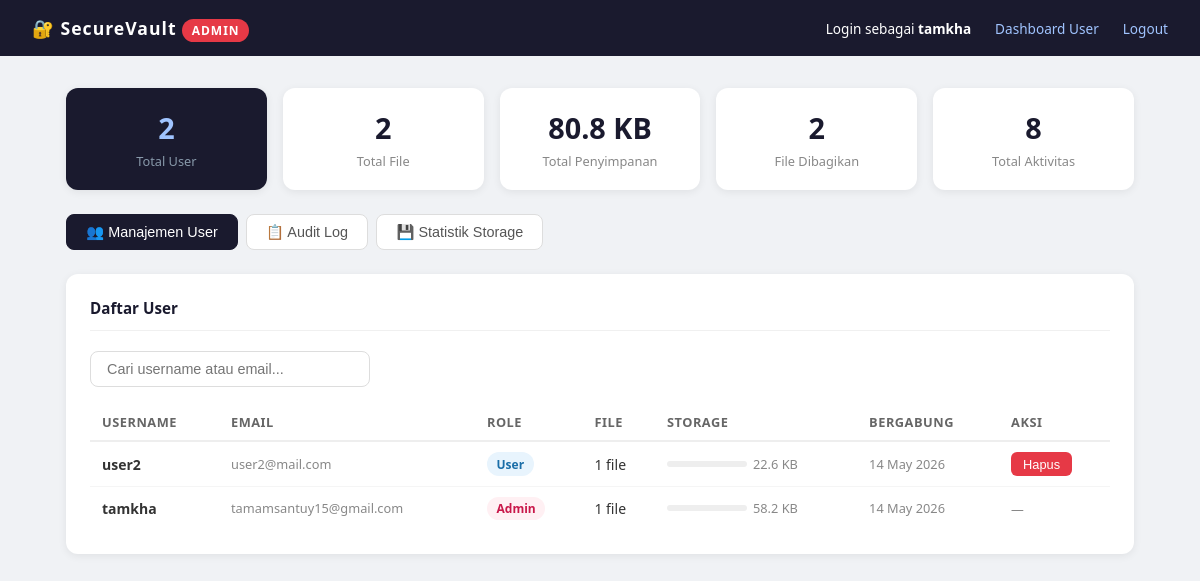
/admin/index.php (signed in), run on the app's committed database.
### tables this page shows
CREATE TABLE `users` (
  `id` int(11) NOT NULL,
  `username` varchar(50) NOT NULL,
  `email` varchar(100) NOT NULL,
  `is_admin` tinyint(1) DEFAULT 0,
  `password_hash` varchar(255) NOT NULL,
  `public_key` text NOT NULL,
  `private_key_enc` text NOT NULL,
  `created_at` timestamp NOT NULL DEFAULT current_timestamp()
);

### admin/index.php (the view, shortened to what this page needs)
<?php
$db = getDB();
$stats = $db->query('
    SELECT
        (SELECT COUNT(*) FROM users)                        AS total_users,
        (SELECT COUNT(*) FROM users WHERE is_admin = 1)    AS total_admins,
        (SELECT COUNT(*) FROM files)                        AS total_files,
        (SELECT COALESCE(SUM(file_size), 0) FROM files)    AS total_size,
        (SELECT COUNT(*) FROM file_shares)                  AS total_shares,
        (SELECT COUNT(*) FROM audit_logs)                   AS total_logs
')->fetch();
function formatSize(int $bytes): string {
    if ($bytes >= 1024)       return round($bytes/1024, 1)       . ' KB';
    return $bytes . ' B';
}
$users = $db->query('
    SELECT
        u.id, u.username, u.email, u.is_admin, u.created_at,
        COUNT(DISTINCT f.id)  AS file_count,
        COALESCE(SUM(f.file_size), 0) AS storage_used
    FROM users u
    LEFT JOIN files f ON f.owner_id = u.id
    GROUP BY u.id
    ORDER BY u.created_at DESC
')->fetchAll();
?>
<!DOCTYPE html>
<html lang="id">
<head>
</head>
<body>
<nav>
    <h1>🔐 SecureVault <span class="admin-badge">ADMIN</span></h1>
    <div class="nav-right">
        <span>Login sebagai <strong><?= htmlspecialchars($_SESSION['username']) ?></strong></span>
        <a href="/securevault/index.php">Dashboard User</a>
        <a href="/securevault/auth/logout.php">Logout</a>
    </div>
</nav>
<div class="container">
    <div class="stats-grid">
        <div class="stat-card accent">
            <div class="value"><?= number_format($stats['total_users']) ?></div>
            <div class="label">Total User</div>
        </div>
        <div class="stat-card">
            <div class="value"><?= number_format($stats['total_files']) ?></div>
            <div class="label">Total File</div>
        </div>
        <div class="stat-card">
            <div class="value"><?= formatSize((int)$stats['total_size']) ?></div>
            <div class="label">Total Penyimpanan</div>
        </div>
        <div class="stat-card">
            <div class="value"><?= number_format($stats['total_shares']) ?></div>
            <div class="label">File Dibagikan</div>
        </div>
        <div class="stat-card">
            <div class="value"><?= number_format($stats['total_logs']) ?></div>
            <div class="label">Total Aktivitas</div>
        </div>
    </div>
    <div class="tabs">
        <button class="tab-btn active" onclick="switchTab('users', this)">
            👥 Manajemen User
        </button>
        <button class="tab-btn" onclick="switchTab('logs', this)">
            📋 Audit Log
        </button>
        <button class="tab-btn" onclick="switchTab('storage', this)">
            💾 Statistik Storage
        </button>
    </div>
    <div class="tab-panel active" id="tab-users">
        <div class="card">
            <h2>Daftar User</h2>
            <div class="search-wrap">
                <input type="text" id="search-user" placeholder="Cari username atau email..."
                       oninput="filterTable('user-tbody', this.value, [0,1])">
            </div>
            <table>
                <thead>
                    <tr>
                        <th>Username</th>
                        <th>Email</th>
                        <th>Role</th>
                        <th>File</th>
                        <th>Storage</th>
                        <th>Bergabung</th>
                        <th>Aksi</th>
                    </tr>
                </thead>
                <tbody id="user-tbody">
                <?php foreach ($users as $u):
                ?>
                <tr data-id="<?= $u['id'] ?>">
                    <td><strong><?= htmlspecialchars($u['username']) ?></strong></td>
                    <td class="text-muted"><?= htmlspecialchars($u['email']) ?></td>
                    <td>
                        <span class="badge <?= $u['is_admin'] ? 'badge-admin' : 'badge-user' ?>">
                            <?= $u['is_admin'] ? 'Admin' : 'User' ?>
                        </span>
                    </td>
                    <td><?= $u['file_count'] ?> file</td>
                    <td>
                        <div style="display:flex;align-items:center;gap:6px">
                            <div class="prog-wrap">
                            </div>
                            <span class="text-muted"><?= formatSize((int)$u['storage_used']) ?></span>
                        </div>
                    </td>
                    <td class="text-muted">
                        <?= date('d M Y', strtotime($u['created_at'])) ?>
                    </td>
                    <td>
                        <?php if (!$u['is_admin']): ?>
                        <button class="btn-sm btn-danger"
                            onclick="deleteUser(<?= $u['id'] ?>, '<?= htmlspecialchars($u['username']) ?>')">
                            Hapus
                        </button>
                        <?php else: ?>
                        <span class="text-muted">—</span>
                        <?php endif; ?>
                    </td>
                </tr>
                <?php endforeach; ?>
                </tbody>
            </table>
        </div>
    </div>
</div>
</body>
</html>

### admin/index.php (style rules this page uses)
*, *::before, *::after { box-sizing: border-box; margin: 0; padding: 0; }
body { font-family: 'Segoe UI', sans-serif; background: #f0f2f5; color: #333; }
nav { background: #1a1a2e; color: #fff; padding: 1rem 2rem; display: flex; justify-content: space-between; align-items: center; }
nav h1 { font-size: 1.1rem; letter-spacing: 1px; }
nav .nav-right { display: flex; align-items: center; gap: 1.5rem; font-size: .85rem; }
nav a { color: #a0c4ff; text-decoration: none; }
.admin-badge { background: #e63946; color: #fff; padding: .2rem .6rem; border-radius: 20px; font-size: .75rem; font-weight: 600; }
.container { max-width: 1100px; margin: 2rem auto; padding: 0 1rem; }
.tabs { display: flex; gap: .5rem; margin-bottom: 1.5rem; flex-wrap: wrap; }
.tab-btn { padding: .55rem 1.2rem; border-radius: 8px; border: 1.5px solid #ddd; background: #fff; cursor: pointer; font-size: .9rem; font-weight: 500; color: #555; transition: all .2s; }
.tab-btn.active { background: #1a1a2e; color: #fff; border-color: #1a1a2e; }
.tab-panel { display: none; }
.tab-panel.active { display: block; }
.card { background: #fff; border-radius: 12px; padding: 1.5rem; box-shadow: 0 2px 8px rgba(0,0,0,.07); margin-bottom: 1.5rem; }
.card h2 { font-size: .95rem; color: #1a1a2e; margin-bottom: 1.25rem; padding-bottom: .75rem; border-bottom: 1px solid #f0f0f0; }
.stats-grid { display: grid; grid-template-columns: repeat(auto-fit, minmax(160px, 1fr)); gap: 1rem; margin-bottom: 1.5rem; }
.stat-card { background: #fff; border-radius: 12px; padding: 1.25rem; box-shadow: 0 2px 8px rgba(0,0,0,.07); text-align: center; }
.stat-card .value { font-size: 1.8rem; font-weight: 600; color: #1a1a2e; }
.stat-card .label { font-size: .8rem; color: #888; margin-top: .3rem; }
.stat-card.accent { background: #1a1a2e; }
.stat-card.accent .value { color: #a0c4ff; }
.stat-card.accent .label { color: #8899aa; }
table { width: 100%; border-collapse: collapse; font-size: .875rem; }
th { text-align: left; padding: .6rem .75rem; border-bottom: 2px solid #eee; color: #666; font-weight: 600; font-size: .8rem; text-transform: uppercase; letter-spacing: .04em; }
td { padding: .6rem .75rem; border-bottom: 1px solid #f5f5f5; vertical-align: middle; }
tr:last-child td { border-bottom: none; }
.badge { display: inline-block; padding: .2rem .6rem; border-radius: 20px; font-size: .75rem; font-weight: 600; }
.badge-admin { background: #fff0f3; color: #c9184a; }
.badge-user { background: #e8f4fd; color: #1a6ea8; }
.btn-sm { padding: .3rem .75rem; border-radius: 6px; border: none; cursor: pointer; font-size: .8rem; font-weight: 500; transition: background .2s; }
.btn-danger { background: #e63946; color: #fff; }
.search-wrap { margin-bottom: 1rem; }
.search-wrap input { padding: .55rem 1rem; border: 1.5px solid #ddd; border-radius: 8px; font-size: .9rem; width: 280px; }
.prog-wrap { background: #eee; border-radius: 4px; height: 6px; overflow: hidden; min-width: 80px; }
.text-muted { color: #888; font-size: .8rem; }

### data on the page
users: username "user2", email "user2@mail.com", is_admin "User", file_count "1", storage_used "22.6 KB", created_at "14 May 2026"
users: username "tamkha", email "tamamsantuy15@gmail.com", is_admin "Admin", file_count "1", storage_used "58.2 KB", created_at "14 May 2026"

### other printed values
$_SESSION['username'] "tamkha"
$stats['total_users'] "2"
$stats['total_files'] "2"
formatSize((int)$stats['total_size']) "80.8 KB"
$stats['total_shares'] "2"
$stats['total_logs'] "8"
